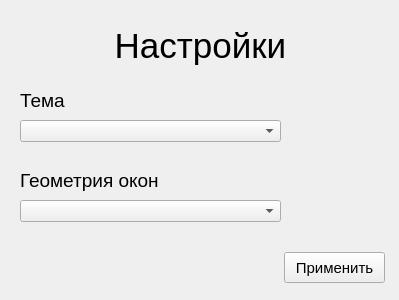
<?xml version="1.0" encoding="UTF-8"?>
<ui version="4.0">
 <class>Settings</class>
 <widget class="QWidget" name="Settings">
  <property name="geometry">
   <rect>
    <x>0</x>
    <y>0</y>
    <width>399</width>
    <height>300</height>
   </rect>
  </property>
  <property name="windowTitle">
   <string>Form</string>
  </property>
  <widget class="QPushButton" name="appyButton">
   <property name="geometry">
    <rect>
     <x>284</x>
     <y>252</y>
     <width>101</width>
     <height>31</height>
    </rect>
   </property>
   <property name="font">
    <font>
     <pointsize>11</pointsize>
    </font>
   </property>
   <property name="text">
    <string>Применить</string>
   </property>
  </widget>
  <widget class="QLabel" name="themeLabel">
   <property name="geometry">
    <rect>
     <x>20</x>
     <y>90</y>
     <width>121</width>
     <height>21</height>
    </rect>
   </property>
   <property name="font">
    <font>
     <pointsize>14</pointsize>
    </font>
   </property>
   <property name="text">
    <string>Тема</string>
   </property>
  </widget>
  <widget class="QComboBox" name="themeComboBox">
   <property name="geometry">
    <rect>
     <x>20</x>
     <y>120</y>
     <width>261</width>
     <height>22</height>
    </rect>
   </property>
   <property name="font">
    <font>
     <pointsize>11</pointsize>
    </font>
   </property>
  </widget>
  <widget class="QLabel" name="Title">
   <property name="geometry">
    <rect>
     <x>10</x>
     <y>20</y>
     <width>381</width>
     <height>51</height>
    </rect>
   </property>
   <property name="font">
    <font>
     <pointsize>26</pointsize>
    </font>
   </property>
   <property name="text">
    <string>Настройки</string>
   </property>
   <property name="alignment">
    <set>Qt::AlignCenter</set>
   </property>
  </widget>
  <widget class="QComboBox" name="geometryComboBox">
   <property name="geometry">
    <rect>
     <x>20</x>
     <y>200</y>
     <width>261</width>
     <height>22</height>
    </rect>
   </property>
   <property name="font">
    <font>
     <pointsize>11</pointsize>
    </font>
   </property>
  </widget>
  <widget class="QLabel" name="geometryLabel">
   <property name="geometry">
    <rect>
     <x>20</x>
     <y>170</y>
     <width>191</width>
     <height>21</height>
    </rect>
   </property>
   <property name="font">
    <font>
     <pointsize>14</pointsize>
    </font>
   </property>
   <property name="text">
    <string>Геометрия окон</string>
   </property>
  </widget>
 </widget>
 <resources/>
 <connections/>
</ui>
